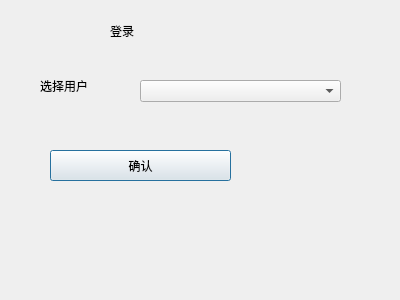
<?xml version="1.0" encoding="UTF-8"?>
<ui version="4.0">
 <class>Dialog</class>
 <widget class="QDialog" name="Dialog">
  <property name="geometry">
   <rect>
    <x>0</x>
    <y>0</y>
    <width>400</width>
    <height>300</height>
   </rect>
  </property>
  <property name="windowTitle">
   <string>Dialog</string>
  </property>
  <widget class="QLabel" name="label">
   <property name="geometry">
    <rect>
     <x>110</x>
     <y>20</y>
     <width>121</width>
     <height>21</height>
    </rect>
   </property>
   <property name="text">
    <string>登录</string>
   </property>
  </widget>
  <widget class="QComboBox" name="comboBox">
   <property name="geometry">
    <rect>
     <x>140</x>
     <y>80</y>
     <width>201</width>
     <height>22</height>
    </rect>
   </property>
  </widget>
  <widget class="QLabel" name="label_2">
   <property name="geometry">
    <rect>
     <x>40</x>
     <y>80</y>
     <width>54</width>
     <height>12</height>
    </rect>
   </property>
   <property name="text">
    <string>选择用户</string>
   </property>
  </widget>
  <widget class="QPushButton" name="pushButton_yes">
   <property name="geometry">
    <rect>
     <x>50</x>
     <y>150</y>
     <width>181</width>
     <height>31</height>
    </rect>
   </property>
   <property name="text">
    <string>确认</string>
   </property>
  </widget>
 </widget>
 <resources/>
 <connections/>
</ui>
